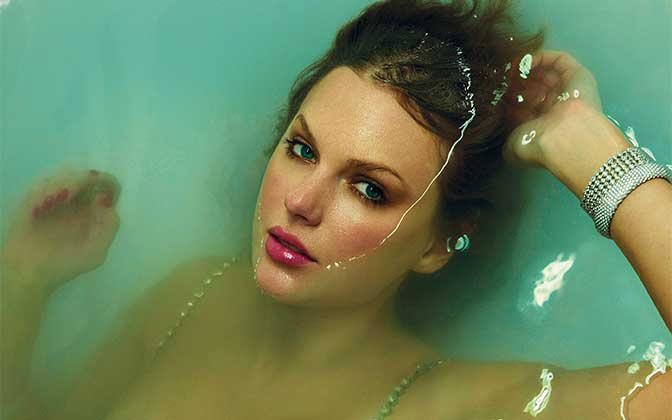
#> input picture assets/eras-tour-hero/panel-12-source.jpg, 672 x 420 px
$ python -i export_frame.py   (imports and definitions only)
#> lines starting #> are read from the running program, lines starting #| are printed output that depends on the picture; after the words box and inside, x2 and y2 are one past the last pixel; in counts of white or black regions, pixels touching at a corner belong together
#> in add_export_frame, img is the input picture: PIL image 672x420 RGB; mean R, G, B 107.2, 130.7, 90.8
from __future__ import annotations

from pathlib import Path

from PIL import Image, ImageDraw


EXPORT_MARGIN_CSS_PX = 36
EXPORT_BACKGROUND = "#f3f5f7"
EXPORT_CORNER_RADIUS_CSS_PX = 18
EXPORT_TINT_STRENGTH = 0.10


def _hex_to_rgb(value: str) -> tuple[int, int, int]:
    v = value.lstrip("#")
    return int(v[0:2], 16), int(v[2:4], 16), int(v[4:6], 16)


def _rounded_mask(size: tuple[int, int], radius: int) -> Image.Image:
    mask = Image.new("L", size, 0)
    ImageDraw.Draw(mask).rounded_rectangle([0, 0, size[0] - 1, size[1] - 1], radius=radius, fill=255)
    return mask


def _edge_tinted_background(src: Image.Image, base_hex: str, strength: float) -> tuple[int, int, int]:
    """Blend the base frame color with the card's own edge colors, so the
    margin reads as the base color subtly tinted by the card's accent."""
#> called with base_hex = '#f3f5f7', strength = 0.1
    try:
        rgb = src.convert("RGB")
        w, h = rgb.size
#> w = 672; h = 420
        strip = 6
        edges = Image.new("RGB", (w, strip * 2 + h), (0, 0, 0))
#> edges: PIL image 672x432 RGB; every value is 0
        edges.paste(rgb.crop((0, 0, w, strip)), (0, 0))
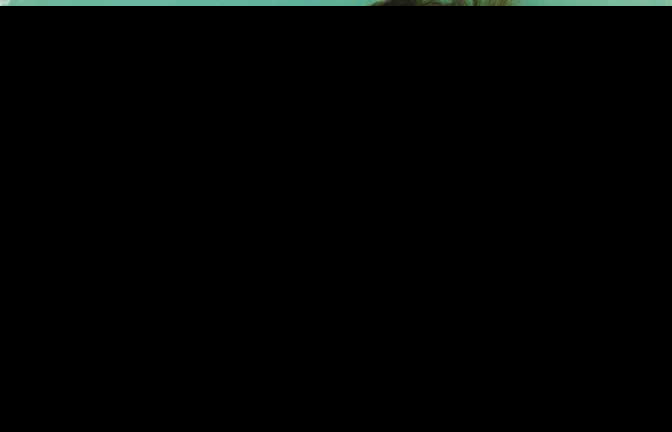
#> edges: PIL image 672x432 RGB; mean R, G, B 1.4, 2.2, 1.8
        edges.paste(rgb.crop((0, h - strip, w, h)), (0, strip))
        edges.paste(rgb.crop((0, 0, strip, h)).resize((strip, strip)), (0, strip * 2))
        edges.paste(rgb.crop((w - strip, 0, w, h)).resize((strip, strip)), (strip, strip * 2))
        sample = edges.resize((16, 16), Image.LANCZOS)
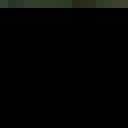
#> sample: PIL image 16x16 RGB (shown 8 times larger); mean R, G, B 3.1, 3.7, 2.4
        pixels = list(sample.getdata())
#> pixels = 256 items, first 6: (50, 65, 47), (39, 55, 39), (42, 58, 41), (49, 62, 43), (50, 62, 42), (49, 60, 41)
        r = sum(p[0] for p in pixels) / len(pixels)
#> r = 3.07
        g = sum(p[1] for p in pixels) / len(pixels)
#> g = 3.71
        b = sum(p[2] for p in pixels) / len(pixels)
#> b = 2.42
        base_r, base_g, base_b = _hex_to_rgb(base_hex)
        return (
            int(base_r * (1 - strength) + r * strength),
            int(base_g * (1 - strength) + g * strength),
            int(base_b * (1 - strength) + b * strength),
        )
    except Exception:
        return _hex_to_rgb(base_hex)


def add_export_frame(
    path: Path,
    *,
    margin_css_px: int = EXPORT_MARGIN_CSS_PX,
    device_scale_factor: int = 2,
    background: str = EXPORT_BACKGROUND,
    corner_radius_css_px: int = EXPORT_CORNER_RADIUS_CSS_PX,
    tint_strength: float = EXPORT_TINT_STRENGTH,
) -> Path:
    margin = max(0, int(margin_css_px) * int(device_scale_factor))
    radius = max(0, int(corner_radius_css_px) * int(device_scale_factor))
    if margin <= 0:
        return path

    with Image.open(path) as img:
        src = img.convert("RGBA")
        tint = _edge_tinted_background(src, background, tint_strength)
#> tint = (219, 220, 222)
        framed = Image.new("RGBA", (src.width + margin * 2, src.height + margin * 2), tint + (255,))
        if radius > 0:
            mask = _rounded_mask(src.size, radius)
#> in _rounded_mask, `mask = Image.new("L", size, 0)`: mask: PIL image 672x420 L; every value is 0
#> in _rounded_mask, `ImageDraw.Draw(mask).rounded_rectangle([0, 0, size[0] - 1, size[1] - 1..`:
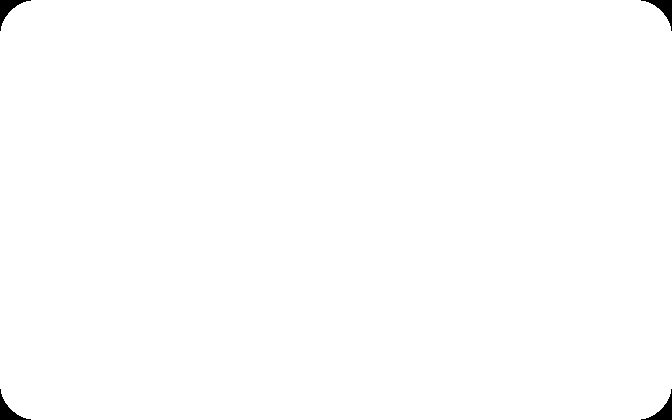
#> mask: PIL image 672x420 L; 99.6% white; 4 black regions, box (x1, y1, x2, y2) and area: (0, 0, 31, 31) 287, (641, 0, 672, 31) 287, (0, 389, 31, 420) 287, (641, 389, 672, 420) 287
            framed.paste(src, (margin, margin), mask)
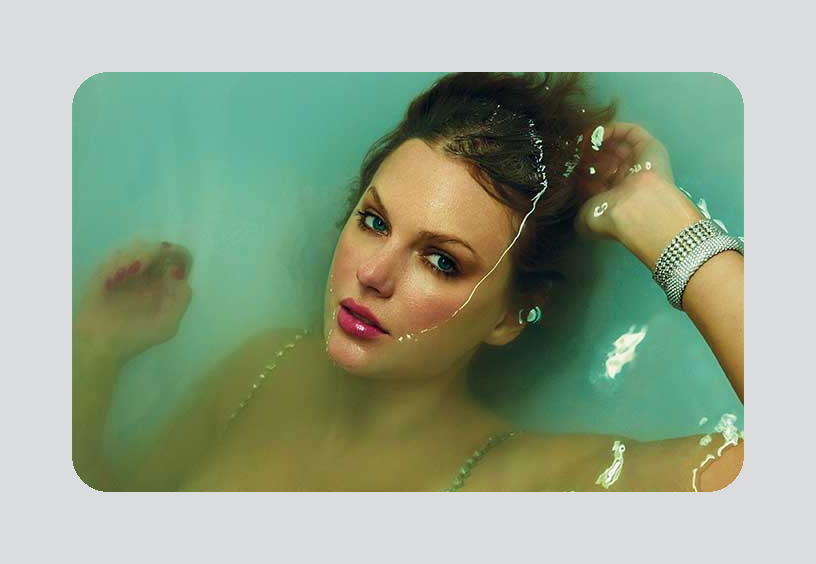
#> framed: PIL image 816x564 RGBA; mean R, G, B, A 150.7, 165.4, 141.8, 255
        else:
            framed.paste(src, (margin, margin), src)
        framed.save(path)
    return path

>>> result = add_export_frame('../../assets/eras-tour-hero/panel-12-source.jpg')
